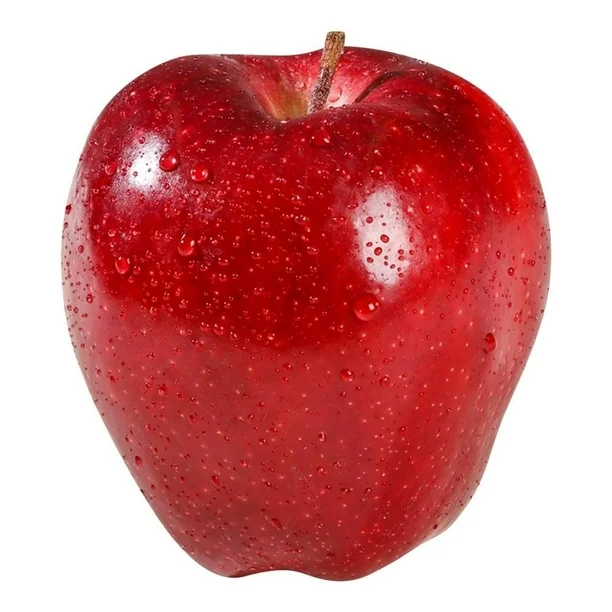
#> input picture ProyectoFinal/SVM/manzanaa.jpg, 612 x 612 px, found by its file name
$ jupyter execute prediccion_svm.ipynb
#> lines starting #> are read from the running program, lines starting #| are printed output that depends on the picture; after the words box and inside, x2 and y2 are one past the last pixel; in counts of white or black regions, pixels touching at a corner belong together
## 2. Preprocesar la imagen (recorte, normalización, extracción de características)

[cell 1]
import numpy as np
import cv2
from skimage.feature import hog, local_binary_pattern
import joblib
import matplotlib.pyplot as plt
import os

# --- Parámetros HOG y LBP ---
hog_orientations = 9
hog_pixels_per_cell = (8, 8)
hog_cells_per_block = (2, 2)
lbp_radius = 3
lbp_n_points = 8 * lbp_radius
lbp_method = 'uniform'
img_size = (128, 128)

# --- Cargar scaler y modelo SVM entrenados con RandomizedSearchCV ---
scaler_path = '/workspaces/fruit-detector-pricer/ProyectoFinal/SVM/models/scaler_hog_lbp_best.joblib'
svm_path = '/workspaces/fruit-detector-pricer/ProyectoFinal/SVM/models/svm_hog_lbp_best.joblib'

scaler = None
svm_model = None
try:
    scaler = joblib.load(scaler_path)
    svm_model = joblib.load(svm_path)
    print('Modelo SVM y scaler (mejorados) cargados correctamente.')
except Exception as e:
    print('Error al cargar el modelo o scaler:', e)

def preprocesar_y_predecir(img_path, visualizar=False):
#> called with visualizar = True
    if not os.path.exists(img_path):
        raise FileNotFoundError(f'No se encontró la imagen: {img_path}')
    # 1. Leer imagen RGB
    img_rgb = cv2.imread(img_path)
#> img_rgb is the input picture: shape (612, 612, 3); mean B, G, R 137.1, 136.2, 211.3
    if img_rgb is None:
        raise ValueError(f'No se pudo leer la imagen: {img_path}')

    # 2. Segmentación (umbral simple para fondo blanco)
    img_gray = cv2.cvtColor(img_rgb, cv2.COLOR_BGR2GRAY)
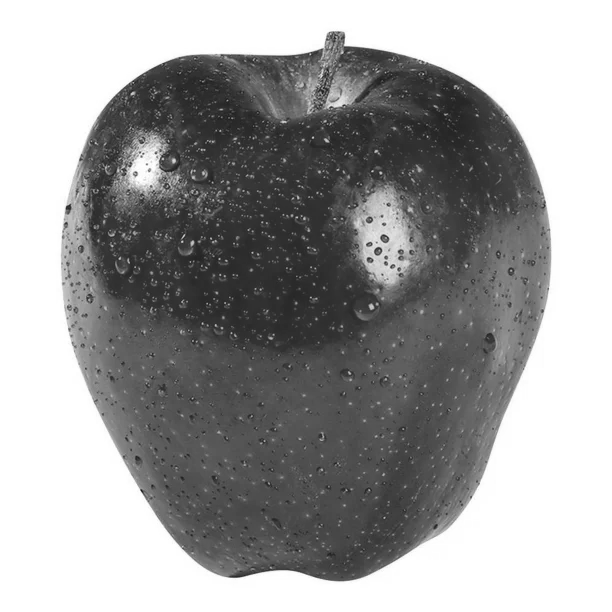
#> img_gray: shape (612, 612); min 21, max 255, mean 158.8
    _, mask = cv2.threshold(img_gray, 220, 255, cv2.THRESH_BINARY_INV)
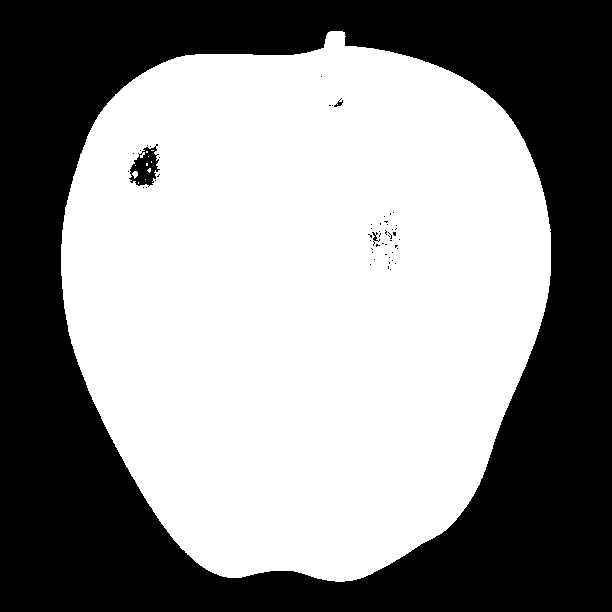
#> mask: shape (612, 612); 56% white; 55 black regions (51 under 20 px), largest, box (x1, y1, x2, y2) and area: (0, 0, 612, 612) 164082, (129, 144, 160, 187) 708, (372, 232, 380, 246) 35, (334, 98, 343, 107) 31

    # 3. Morfología (apertura para limpiar ruido)
    kernel = cv2.getStructuringElement(cv2.MORPH_ELLIPSE, (7,7))
    mask_clean = cv2.morphologyEx(mask, cv2.MORPH_OPEN, kernel)
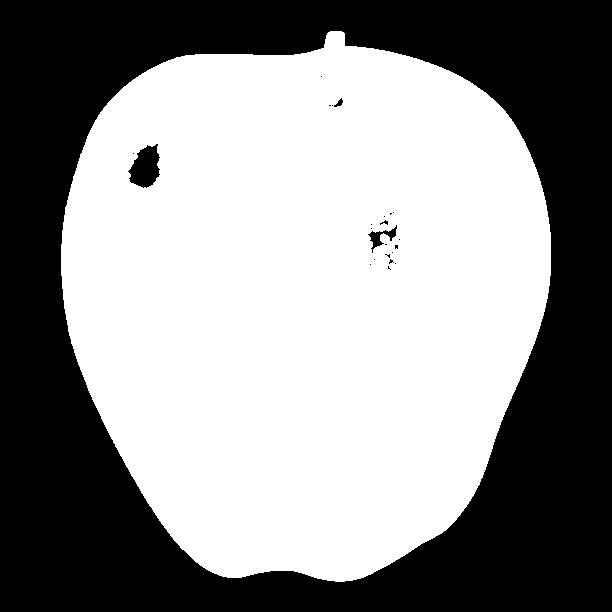
#> mask_clean: shape (612, 612); 55.8% white; 24 black regions (20 under 20 px), largest, box (x1, y1, x2, y2) and area: (0, 0, 612, 612) 164090, (128, 144, 160, 188) 931, (368, 225, 397, 253) 243, (334, 98, 343, 107) 38

    # 4. Recorte (bounding box de la fruta)
    coords = cv2.findNonZero(mask_clean)
#> coords = contour of 209167 points, box (x1, y1, x2, y2) (61, 31, 551, 582), area 17571
    x, y, w, h = cv2.boundingRect(coords)
#> x = 61; y = 31; w = 490; h = 551
    img_crop = img_rgb[y:y+h, x:x+w]
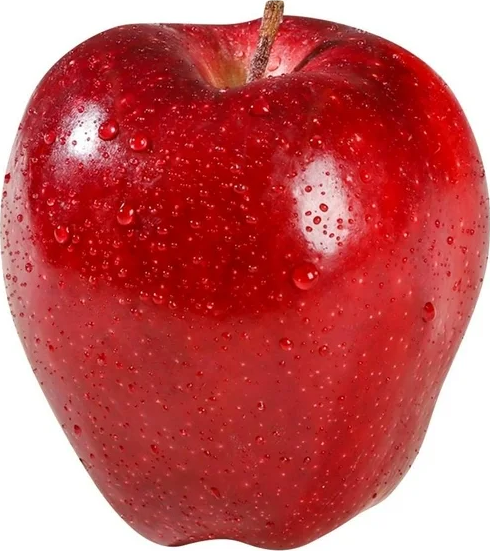
#> img_crop: shape (551, 490, 3); mean B, G, R 91.5, 90.2, 194.4

    # 5. Normalización (resize)
    img_norm = cv2.resize(img_crop, img_size)
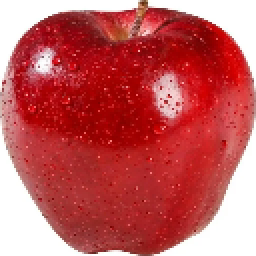
#> img_norm: shape (128, 128, 3) (shown 2 times larger); mean B, G, R 91.5, 90.2, 194.4

    # 6. Escala de grises
    img_final = cv2.cvtColor(img_norm, cv2.COLOR_BGR2GRAY)
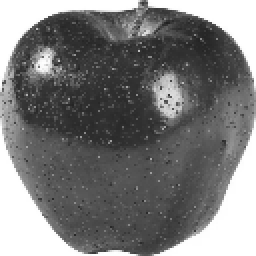
#> img_final: shape (128, 128) (shown 2 times larger); min 32, max 255, mean 121.5

    # 7. HOG
    hog_features, hog_image = hog(img_final,
                       orientations=hog_orientations,
                       pixels_per_cell=hog_pixels_per_cell,
                       cells_per_block=hog_cells_per_block,
                       visualize=True)
#> hog_features = 8100 values, max 0.927 at index 29, min 0 at index 0, mean 0.128

    # 8. LBP
    lbp = local_binary_pattern(img_final, P=lbp_n_points, R=lbp_radius, method=lbp_method)
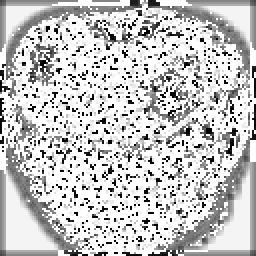
#> lbp: shape (128, 128) float64 (shown 2 times larger); min 0, max 25, mean 19.4; drawn with min black and max white
    n_bins = int(lbp.max() + 1)
#> n_bins = 26
    lbp_hist, _ = np.histogram(lbp.ravel(), bins=n_bins, range=(0, n_bins), density=True)
#> lbp_hist = 26 values, max 0.47 at index 25, min 0.00513 at index 5, mean 0.0385

    # 9. Concatenar características
    features = np.concatenate([hog_features, lbp_hist])
#> features = 8126 values, max 0.927 at index 29, min 0 at index 0, mean 0.128

    if visualizar:
        plt.figure(figsize=(15,4))
        plt.subplot(1,4,1)
        plt.title('Recorte')
        plt.imshow(cv2.cvtColor(img_crop, cv2.COLOR_BGR2RGB))
        plt.axis('off')
        plt.subplot(1,4,2)
        plt.title('Normalizada (gris)')
        plt.imshow(img_final, cmap='gray')
        plt.axis('off')
        plt.subplot(1,4,3)
        plt.title('HOG')
        plt.imshow(hog_image, cmap='gray')
        plt.axis('off')
        plt.subplot(1,4,4)
        plt.title('LBP')
        plt.imshow(lbp, cmap='gray')
        plt.axis('off')
        plt.tight_layout()
        plt.show()
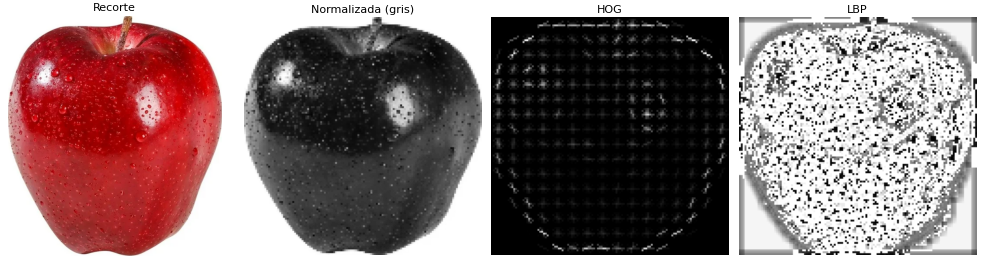
#> figure drawn by matplotlib, 4 panels

    # --- Predicción ---
    if scaler is not None and svm_model is not None:
        try:
            features = features.reshape(1, -1)
            features_scaled = scaler.transform(features)
            pred = svm_model.predict(features_scaled)
            print('La fruta predicha es:', pred[0])
            # Mostrar probabilidades top-3 si el modelo lo permite
            if hasattr(svm_model, 'predict_proba'):
                proba = svm_model.predict_proba(features_scaled)[0]
                clases = svm_model.classes_
                top3_idx = np.argsort(proba)[::-1][:3]
                print('\nTop-3 predicciones:')
                for idx in top3_idx:
                    print(f'{clases[idx]}: {proba[idx]:.2f}')
            return pred[0]
        except Exception as e:
            print('Error en la predicción:', e)
            return None
    else:
        print('No se pudo realizar la predicción por errores previos.')
        return None

# --- Ejecutar todo el pipeline ---
ruta_local = '/workspaces/fruit-detector-pricer/ProyectoFinal/SVM/manzanaa.jpg'  # Cambia por tu ruta
try:
    resultado = preprocesar_y_predecir(ruta_local, visualizar=True)
except Exception as e:
    print('Error en el pipeline:', e)
    resultado = None

$ run again, with ProyectoFinal/SVM/Banana.jpg copied over ProyectoFinal/SVM/manzanaa.jpg
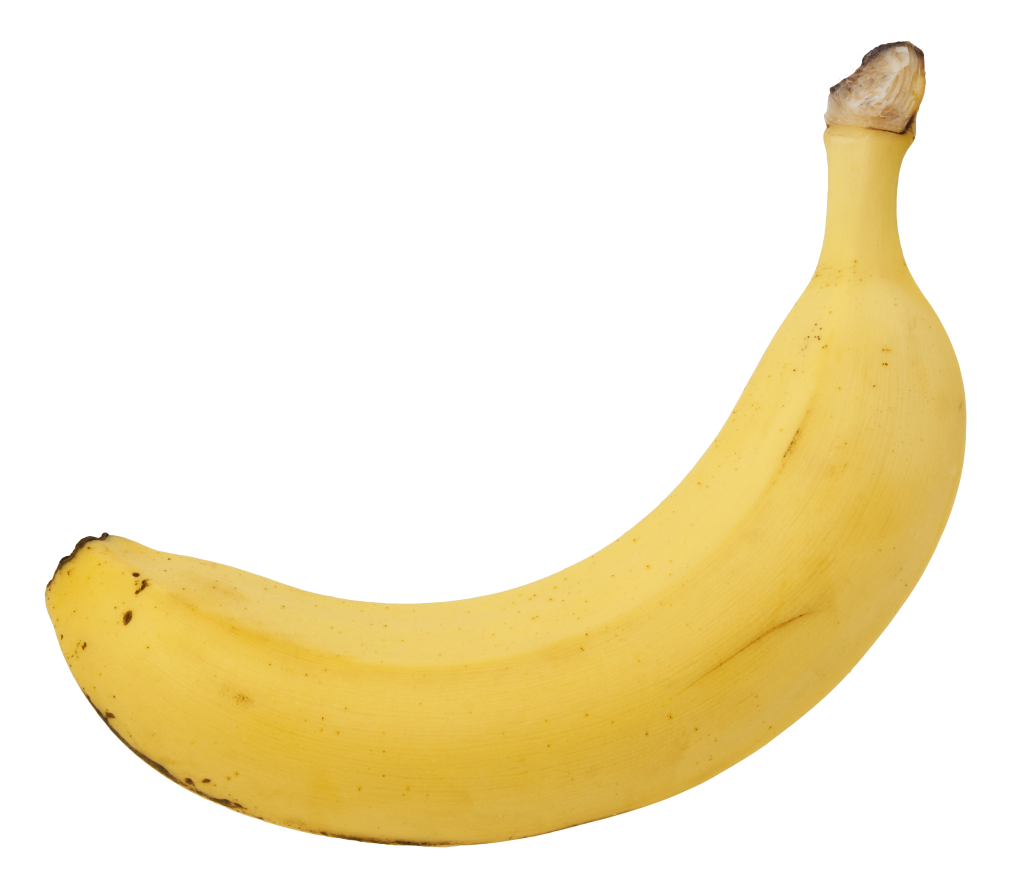
#> input picture ProyectoFinal/SVM/Banana.jpg, 3030 x 2670 px, found by its file name (shown at 1/3 size)
#> in preprocesar_y_predecir, img_rgb is the input picture: shape (2670, 3030, 3); mean B, G, R 204.4, 235.5, 246.2
#> in preprocesar_y_predecir, `_, mask = cv2.threshold(img_gray, 220, 255, cv2.THRESH_BINARY_INV)`:
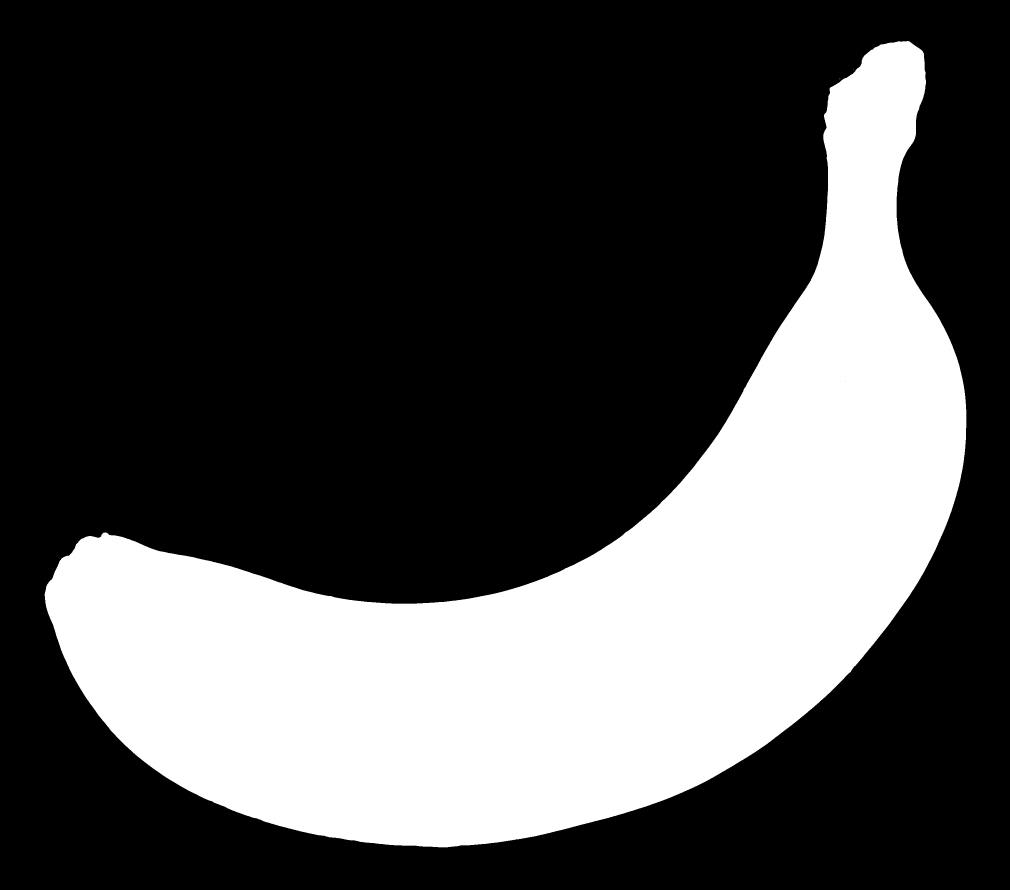
#> mask: shape (2670, 3030) (shown at 1/3 size); 29.6% white; 4 white regions (3 under 20 px), largest, box (x1, y1, x2, y2) and area: (134, 123, 2899, 2542) 2397948
#> mask_clean: shape (2670, 3030); 29.6% white; 1 white region, box (x1, y1, x2, y2) and area: (134, 123, 2899, 2542) 2397939
#> coords = contour of 2397939 points, box (x1, y1, x2, y2) (134, 123, 2899, 2542), area 170888
#> x = 134; y = 123; w = 2765; h = 2419
#> hog_features = 8100 values, max 1 at index 4133, min 0 at index 0, mean 0.0595
#> n_bins = 26
#> lbp_hist = 26 values, max 0.508 at index 24, min 0.0025 at index 3, mean 0.0385
#> features = 8126 values, max 1 at index 4133, min 0 at index 0, mean 0.0595
#> in preprocesar_y_predecir, `plt.show()`:
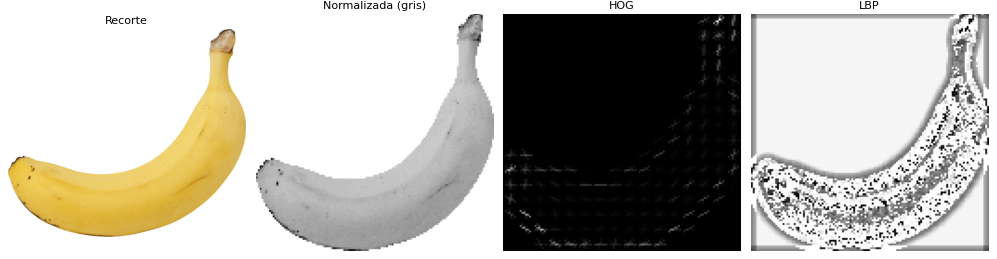
#> figure drawn by matplotlib, 4 panels

$ run again, with ProyectoFinal/SVM/kiwi.jpg copied over ProyectoFinal/SVM/manzanaa.jpg
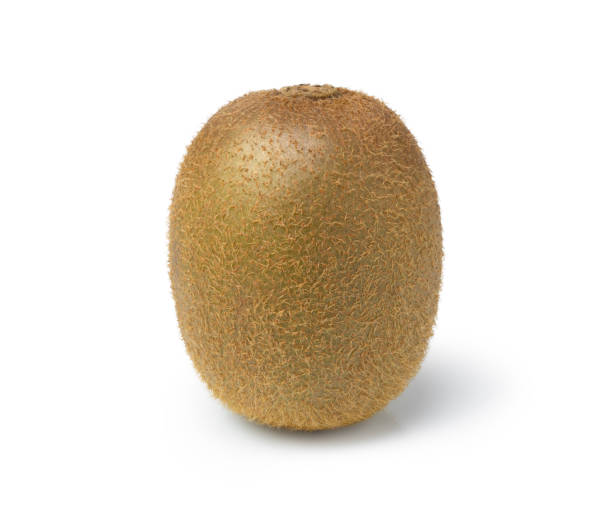
#> input picture ProyectoFinal/SVM/kiwi.jpg, 612 x 524 px, found by its file name
#> in preprocesar_y_predecir, img_rgb is the input picture: shape (524, 612, 3); mean B, G, R 208.9, 221.8, 230.8
#> in preprocesar_y_predecir, `_, mask = cv2.threshold(img_gray, 220, 255, cv2.THRESH_BINARY_INV)`:
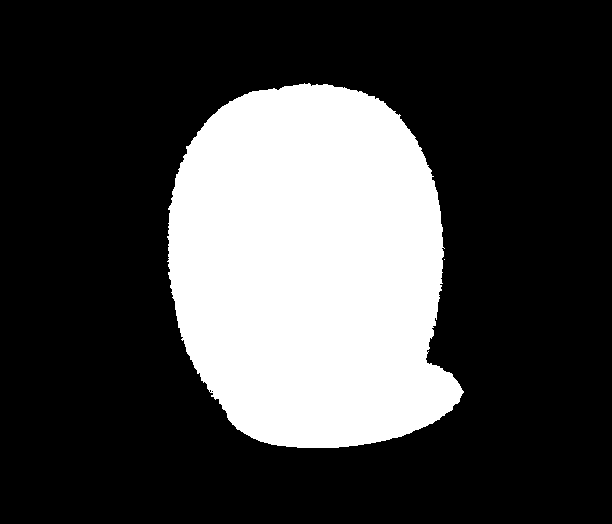
#> mask: shape (524, 612); 26.6% white; 2 white regions (1 under 20 px), largest, box (x1, y1, x2, y2) and area: (167, 83, 464, 448) 85371
#> mask_clean: shape (524, 612); 26.6% white; 1 white region, box (x1, y1, x2, y2) and area: (168, 83, 463, 448) 85238
#> coords = contour of 85238 points, box (x1, y1, x2, y2) (168, 83, 463, 448), area 3699
#> x = 168; y = 83; w = 295; h = 365
#> hog_features = 8100 values, max 0.763 at index 492, min 0 at index 0, mean 0.14
#> n_bins = 26
#> lbp_hist = 26 values, max 0.506 at index 25, min 0.00421 at index 18, mean 0.0385
#> features = 8126 values, max 0.763 at index 492, min 0 at index 0, mean 0.139
#> in preprocesar_y_predecir, `plt.show()`:
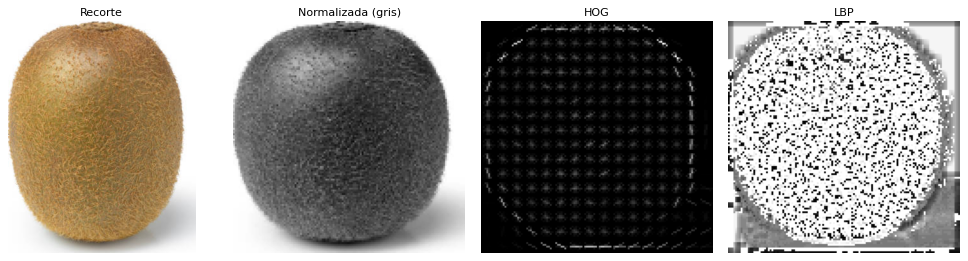
#> figure drawn by matplotlib, 4 panels
